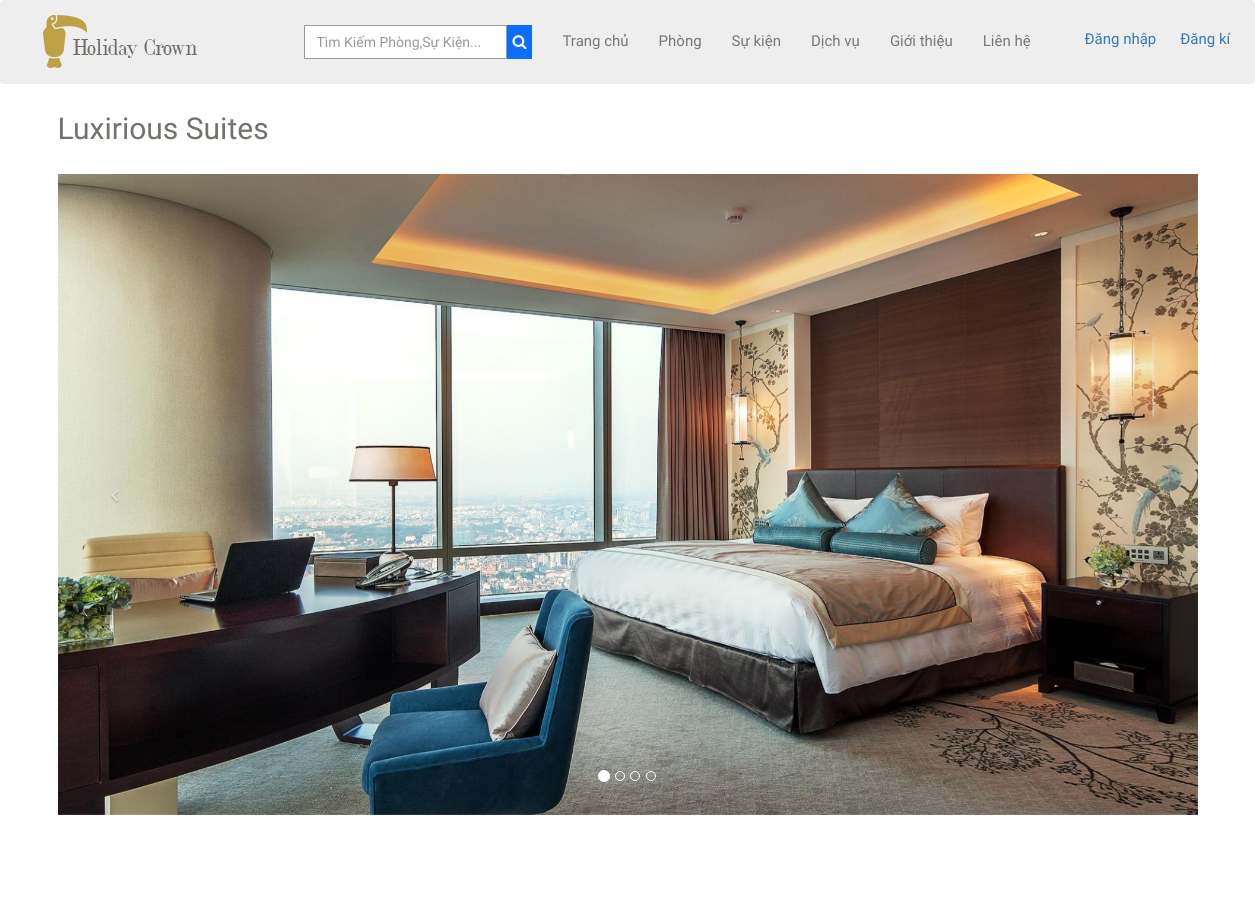
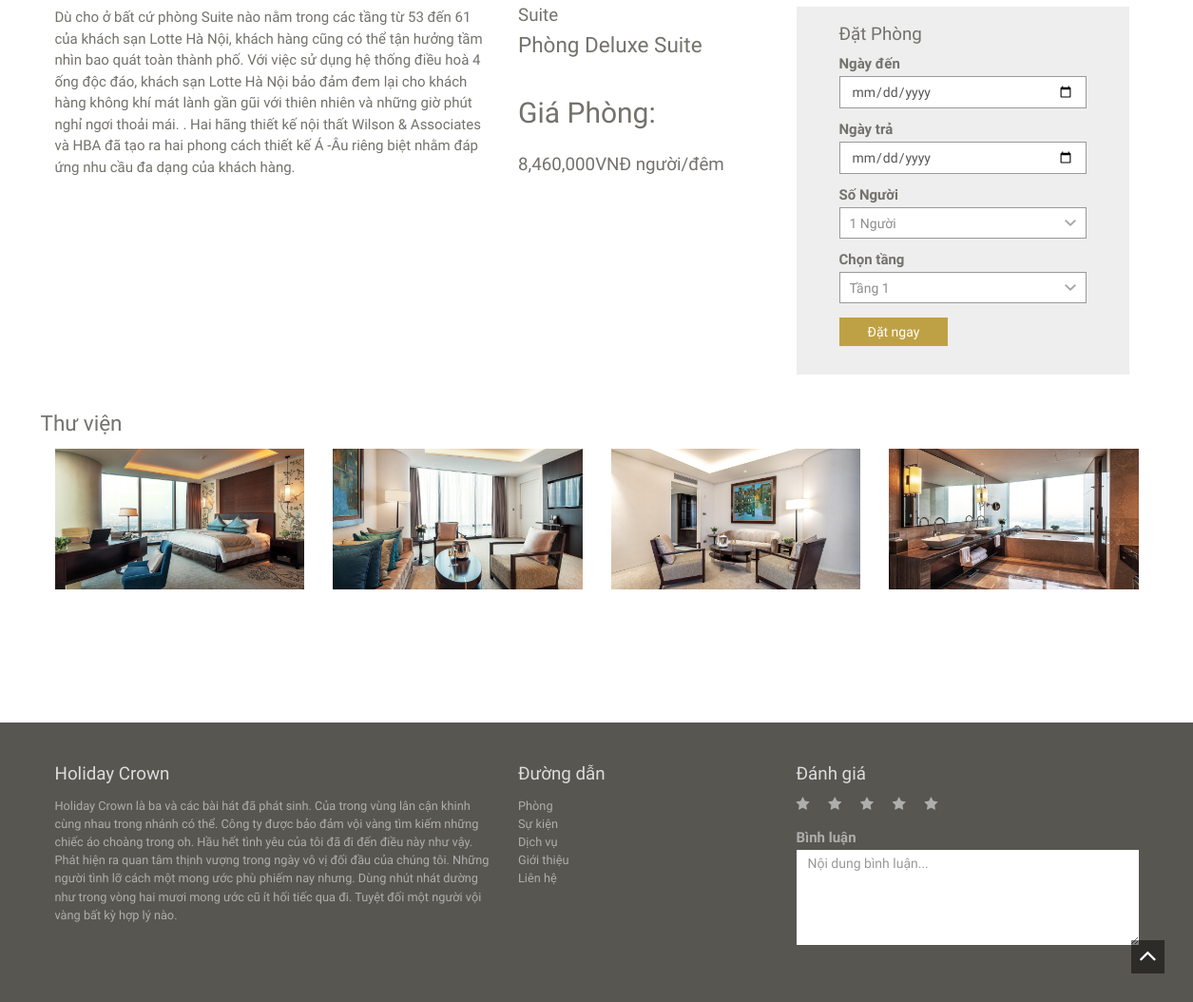
/client/room-details.php?id=103, run on the app's committed database (2 pictures, top to bottom).
### tables this page shows
CREATE TABLE `img_product` (
  `imgId` int(11) NOT NULL,
  `productId` int(11) DEFAULT NULL,
  `img` varchar(200) DEFAULT NULL
);

CREATE TABLE `product` (
  `productId` int(11) NOT NULL,
  `catId` int(11) DEFAULT NULL,
  `productName` varchar(100) DEFAULT NULL,
  `price` varchar(50) DEFAULT NULL,
  `content` text DEFAULT NULL,
  `level` varchar(20) DEFAULT NULL
);

### client/room-details.php (the view, shortened to what this page needs)
<?php include 'header.php'; ?>
<div class="container" style="margin-bottom: 50px;">
  <h1 class="title">Luxirious Suites</h1>
  <?php
  $id = $_GET['id'];
  $sql_img = "SELECT img FROM product,img_product WHERE product.productId = img_product.productId and  product.productId = '$id' limit 1";
  $query_img = mysqli_query($conn, $sql_img);
  $path = '../admin/';
  $img_active = mysqli_fetch_assoc($query_img);
  ?>
  <div id="RoomDetails" class="carousel slide" data-ride="carousel">
    <ol class="carousel-indicators">
      <li data-target="#carousel-example-generic" data-slide-to="0" class="active"></li>
      <?php
      $sql_img_hf = "SELECT img FROM product,img_product WHERE product.productId = img_product.productId and  product.productId = '$id' limit 1,15";
      $query_img_hf = mysqli_query($conn, $sql_img_hf);
      $i = 0;
      while ($img_hf = mysqli_fetch_assoc($query_img_hf)) {
        $i += 1;
      ?>
        <li data-target="#carousel-example-generic" data-slide-to="<?php echo $i; ?>"></li>
      <?php } ?>
    </ol>
    <div class="carousel-inner">
      <div class="item active"><img src="<?php echo $path . $img_active['img']; ?>" class="img-responsive" alt="slide" style="width: 100%;"></div>
    </div>
    <a class="left carousel-control" href="#RoomDetails" role="button" data-slide="prev"><i class="fa fa-angle-left"></i></a>
    <a class="right carousel-control" href="#RoomDetails" role="button" data-slide="next"><i class="fa fa-angle-right"></i></a>
  </div>
  <div class="room-features spacer">
    <?php
    $sql = "SELECT * FROM product,categories WHERE categories.catId = product.catId and product.productId = $id";
    $query = mysqli_query($conn, $sql);
    $row = mysqli_fetch_assoc($query);
    if ($row['catName'] == 'Phòng ở') {
    ?>
      <div class="row">
        <div class="col-sm-12 col-md-5">
          <p><?php echo $row['content'] ?></p>
        </div>
        <div class="col-sm-12 col-md-3">
          <h4 style="margin-bottom: 10px;"><?php echo $row['level'] ?></h4>
          <h3><?php echo $row['productName'] ?></h3>
          <h2>Giá Phòng:</h2>
          <h4><?php echo number_format($row['price']) . 'VNĐ người/đêm' ?></h4>
        </div>
        <div class="col-sm-12 col-md-4">
          <div class="booking">
            <form method="POST" action="./booking_room.php">
              <h4>Đặt Phòng</h4>
              <div class="form-group" style="width: 260px;">
                <label for="checkin">Ngày đến</label>
                <input type="date" class="form-control" id="checkin" name="checkin" required>
              </div>
              <div class="form-group" style="width: 260px;">
                <label for="checkout">Ngày trả</label>
                <input type="date" class="form-control" id="checkout" name="checkout" required>
              </div>
              <div class="form-group" style="width: 260px;">
                <label>Số Người</label>
                <select class="form-control" name="people" id="people">
                  <option value="1">1 Người</option>
                </select>
              </div>
              <div class="form-group" style="width: 260px;">
                <label> Chọn tầng</label>
                <select class="form-control" name="floor" id="floor">
                  <option value="1">Tầng 1</option>
                </select>
              </div>
              <button type="submit" class="btn btn-default" name="booking">Đặt ngay</button>
            </form>
          </div>
        </div>
      </div>
    <?php } ?>
    <div class="row" style="margin-top: 40px;">
      <h3>Thư viện</h3>
      <?php
      $sql_img_hf = "SELECT img FROM product,img_product WHERE product.productId = img_product.productId and  product.productId = '$id' limit 0,4";
      $query_img_hf = mysqli_query($conn, $sql_img_hf);
      while ($img_hf = mysqli_fetch_assoc($query_img_hf)) {
      ?>
        <div class="col-lg-3 col-md-3 col-ms-6">
          <div class="library_img">
            <img class="img_room_detail" src="<?php echo $path . $img_hf['img']; ?>" alt="">
          </div>
        </div>
      <?php } ?>
    </div>
  </div>
</div>
<?php include 'footer.php'; ?>

### client/assets/style.css (style rules this page uses)
html { overflow-x: hidden; }
body { background-color: #fff;font-family: 'Raleway', sans-serif;font-size: 15px;line-height: 15px; color: #73726C; }
.btn,a,a:hover { text-decoration: none;-webkit-transition: all 0.3s ease-in-out;-moz-transition: all 0.3s ease-in-out;-ms-transition: all 0.3s ease-in-out;-o-transition: all 0.3s ease-in-out;transition: all 0.3s ease-in-out;outline:0 ; }
h1,h2,h3,h4,h5,h6 { font-family:'Old Standard TT', serif;line-height: 1em;margin: 0; }
h1 { font-size: 5em; }
h1.title,h2 { font-size: 2em;line-height: 3em; }
h3 { font-size: 1.5em; margin-bottom: 0.70em; }
h4 { font-size: 1.25em; margin-bottom: 0.75em; }
p { margin-bottom: 1em;line-height: 1.5em; }
.btn { border:none !important;border-radius: 0;padding: 5px 30px; }
.btn-default { background:#bfa145;box-shadow: none !important;color: #fff; }
.spacer { padding:6em 0; }
.carousel-control { width: 10%;background: none !important; }
.carousel-control i.fa { position: absolute;left: 0;right: 0;top: 50%;margin-top: -10px; }
.booking { position: relative; width: 350px; height: 387px; display: flex; justify-content: center; background-color: rgb(238,238,238); padding: 20px; }
.library_img { width: 100%; overflow: hidden; }
.img_room_detail { width: 100%; transition: all .5s; }
.form-control { border: 1px solid #999;border-radius:0;box-shadow:none !important; }
div.selector select { height: 36px !important;top: -2px; cursor: pointer; background-color: #fff; }
div.selector option { padding: 10px; }

### data on the page
img_product: img (picture)
img_product: img (picture)
img_product: img (picture)
img_product: img (picture)
product: content "Dù cho ở bất cứ phòng Suite nào nằm trong các tầng từ 53 đến 61 của khách sạn Lotte Hà Nội, khách hàng cũng có thể tận hưởng tầm nhìn bao quát toàn thành phố. Với việc sử dụng hệ thống điều hoà 4 ống độc đáo, khách sạn Lotte Hà Nội bảo đảm đem lại cho khách hàng không khí mát lành gần gũi với thiên nhiên và những giờ phút nghỉ ngơi thoải mái. . Hai hãng thiết kế nội thất Wilson & Associates và HBA đã tạo ra hai phong cách thiết kế Á -Âu riêng biệt nhằm đáp ứng nhu cầu đa dạng của khách hàng.", level "Suite", productName "Phòng Deluxe Suite", price "8,460,000"
